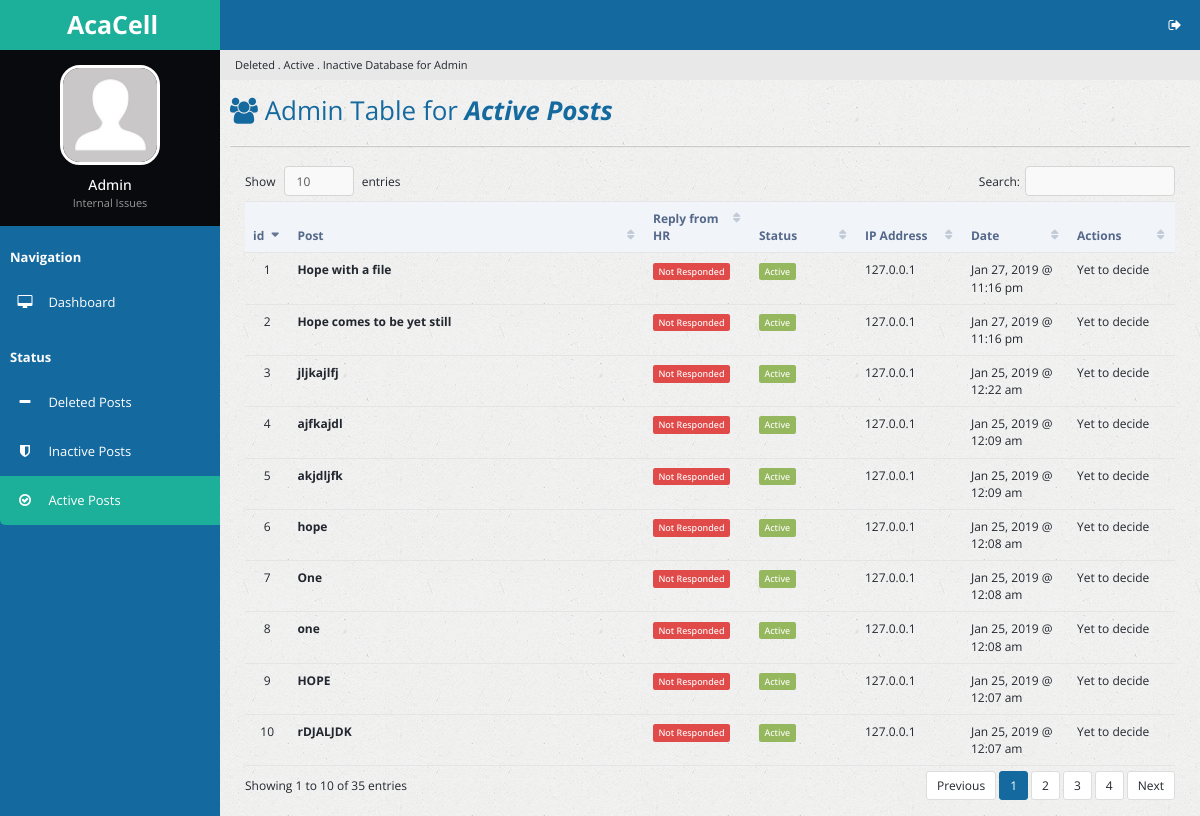
/actposts.php, run on the app's committed database.
### tables this page shows
CREATE TABLE `complaints` (
  `c_id` int(32) NOT NULL,
  `c_value` varchar(2048) NOT NULL,
  `c_division` varchar(64) NOT NULL,
  `c_date_created` int(16) NOT NULL,
  `c_ip_address` varchar(64) NOT NULL,
  `c_date_stop_display` int(16) NOT NULL,
  `c_image_name1` varchar(64) NOT NULL
);

### actposts.php (the view, shortened to what this page needs)
<?php
  include 'handlers/dbcon.php';
  $curr_time = time();
?>
<!DOCTYPE html>
<html lang="en">
<head>
        <link rel="stylesheet" type="text/css" id="theme" href="css/theme-default.css"/>
    </head>
    <body>
        <div class="page-container">
            <div class="page-sidebar">
                <ul class="x-navigation">
                    <li class="xn-logo">
                        <a href="table-export.php"><b>AcaCell</b></a>
                    </li>
                    <li class="xn-profile">
                        <div class="profile">
                            <div class="profile-image">
                                <img src="assets/images/users/avatar.jpg" alt="John Doe"/>
                            </div>
                            <div class="profile-data">
                                <div class="profile-data-name">Admin</div>
                                <div class="profile-data-title">Internal Issues</div>
                            </div>
                        </div>
                    </li>
                   <li class="xn-title"><b>Navigation</b></li>
                    <li>
                        <a href="admin.php"><span class="fa fa-desktop" style="color: white;"></span> <span class="xn-text" style="color: white;">Dashboard</span></a>
                    </li>
                    <li class="xn-title"><b>Status</b></li>
                    <li>
                        <a href="delposts.php"><span class="fa fa-minus" style="color: white;"></span> <span class="xn-text" style="color: white;">Deleted Posts</span></a>
                    </li>
                    <li>
                        <a href="inactposts.php"><span class="fa fa-shield" style="color: white;"></span> <span class="xn-text" style="color: white;">Inactive Posts</span></a>
                    </li>
                    <li class="active">
                        <a href="actposts.php"><span class="fa fa-check-circle-o" style="color: white;"></span> <span class="xn-text" style="color: white;">Active Posts</span></a>
                    </li>
                  </ul>
            </div>
            <div class="page-content">
                <ul class="x-navigation x-navigation-horizontal x-navigation-panel">
                    <li class="xn-icon-button pull-right">
                        <a href="#" class="mb-control" data-box="#mb-signout"><span class="fa fa-sign-out"></span></a>
                    </li>
                </ul>
                    <ul class="breadcrumb">
                    <li class="active">Deleted . Active . Inactive Database for Admin</li>
                </ul>
                <div class="page-title">
                    <h2><span class="fa fa-users"></span> Admin Table for <i><b>Active Posts</b></i></h2>
                </div>
                <div class="page-content-wrap">
                    <div class="row">
                        <div class="col-md-12">
                            <div class="panel panel-default">
                                </div>
                                <div class="panel-body">
                                    <table id="customers2" class="table datatable">
                                        <thead>
                                            <tr>
                                                <th width="50">id</th>
                                                <th width="300">Post</th>
                                                <th width="100">Reply from HR</th>
                                                <th width="100">Status</th>
                                                <th width="100">IP Address</th>
                                                <th width="100">Date</th>
                                                <th width="100">Actions</th>
                                            </tr>
                                        </thead>
                                        <tbody>
                                          <?php
                                            $sql_actpostdisplay = "SELECT * FROM complaints WHERE c_date_stop_display > $curr_time ORDER BY c_date_created DESC";
                                            $success_actpostdisplay = mysqli_query($link, $sql_actpostdisplay);
                                            if ($success_actpostdisplay->num_rows > 0) {
                                              $i = 1;
                                              while($rows = $success_actpostdisplay->fetch_assoc()){
                                                $id = $rows['c_id'];
                                                $sql_commentpresent = "SELECT * FROM comments WHERE c_id = '$id'";
                                                $success_commentpresent = mysqli_query($link, $sql_commentpresent);
                                          ?>
                                          <tr id="trow<?php echo $rows['c_id']; ?>">
                                            <td class="text-center"><?php echo $i; ?></td>
                                            <td><strong> <?php echo $rows['c_value']; ?> </strong></td>
                                            <td>
                                              <?php
                                              if ($success_commentpresent->num_rows > 0) {?>
                                                  <span class='label label-success'>Responded</span>
                                              <?php }
                                              elseif ($success_commentpresent->num_rows == 0) {?>
                                                <span class='label label-danger'>Not Responded</span>
                                              <?php } ?>
                                            </td>
                                            <td><?php
                                              if ($curr_time < $rows['c_date_stop_display']) {
                                                echo "<span class='label label-success'>Active</span>";
                                              }
                                              elseif ($curr_time > $rows['c_date_stop_display']){
                                                echo "<span class='label label-danger'>Inactive</span>";
                                              } ?>
                                              </td>
                                              <td><?php echo $rows['c_ip_address']; ?></td>
                                              <td><?php echo date("M d, Y @ h:i a", $rows['c_date_created']); ?></td>
                                              <td>Yet to decide</td>
                                          </tr>
                                          <?php
                                              $i++;
                                                }
                                              }
                                          ?>
                                            </tbody>
                                    </table>
                                </div>
                            </div>
                        </div>
                    </div>
                </div>
            </div>
    </body>
</html>

### data on the page
complaints: c_value "Hope with a file", c_date_stop_display "Active", c_ip_address "127.0.0.1", c_date_created "Jan 27, 2019 @ 11:16 pm"
complaints: c_value "Hope comes to be yet still", c_date_stop_display "Active", c_ip_address "127.0.0.1", c_date_created "Jan 27, 2019 @ 11:16 pm"
complaints: c_value "jljkajlfj", c_date_stop_display "Active", c_ip_address "127.0.0.1", c_date_created "Jan 25, 2019 @ 12:22 am"
complaints: c_value "ajfkajdl", c_date_stop_display "Active", c_ip_address "127.0.0.1", c_date_created "Jan 25, 2019 @ 12:09 am"
complaints: c_value "akjdljfk", c_date_stop_display "Active", c_ip_address "127.0.0.1", c_date_created "Jan 25, 2019 @ 12:09 am"
complaints: c_value "hope", c_date_stop_display "Active", c_ip_address "127.0.0.1", c_date_created "Jan 25, 2019 @ 12:08 am"
complaints: c_value "One", c_date_stop_display "Active", c_ip_address "127.0.0.1", c_date_created "Jan 25, 2019 @ 12:08 am"
complaints: c_value "one", c_date_stop_display "Active", c_ip_address "127.0.0.1", c_date_created "Jan 25, 2019 @ 12:08 am"
complaints: c_value "HOPE", c_date_stop_display "Active", c_ip_address "127.0.0.1", c_date_created "Jan 25, 2019 @ 12:07 am"
complaints: c_value "rDJALJDK", c_date_stop_display "Active", c_ip_address "127.0.0.1", c_date_created "Jan 25, 2019 @ 12:07 am"
